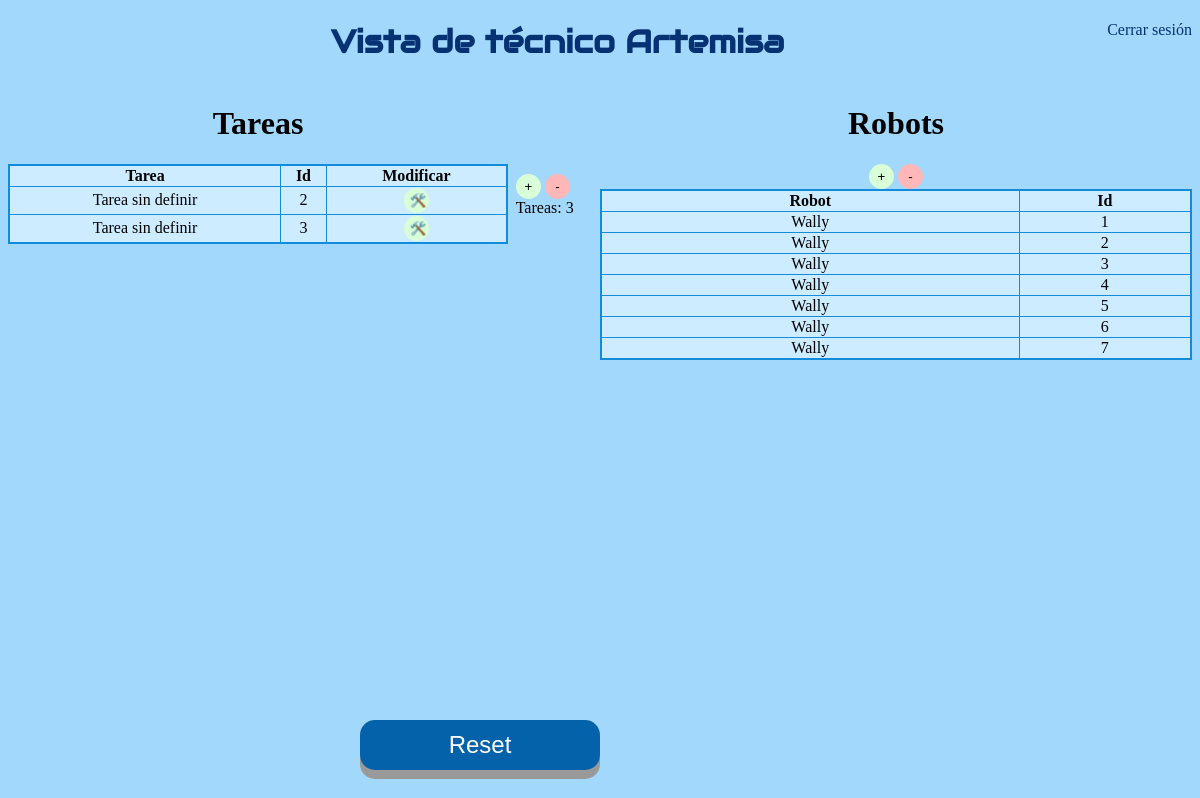
The app's page /Interfaz_tecnico.html, older data.
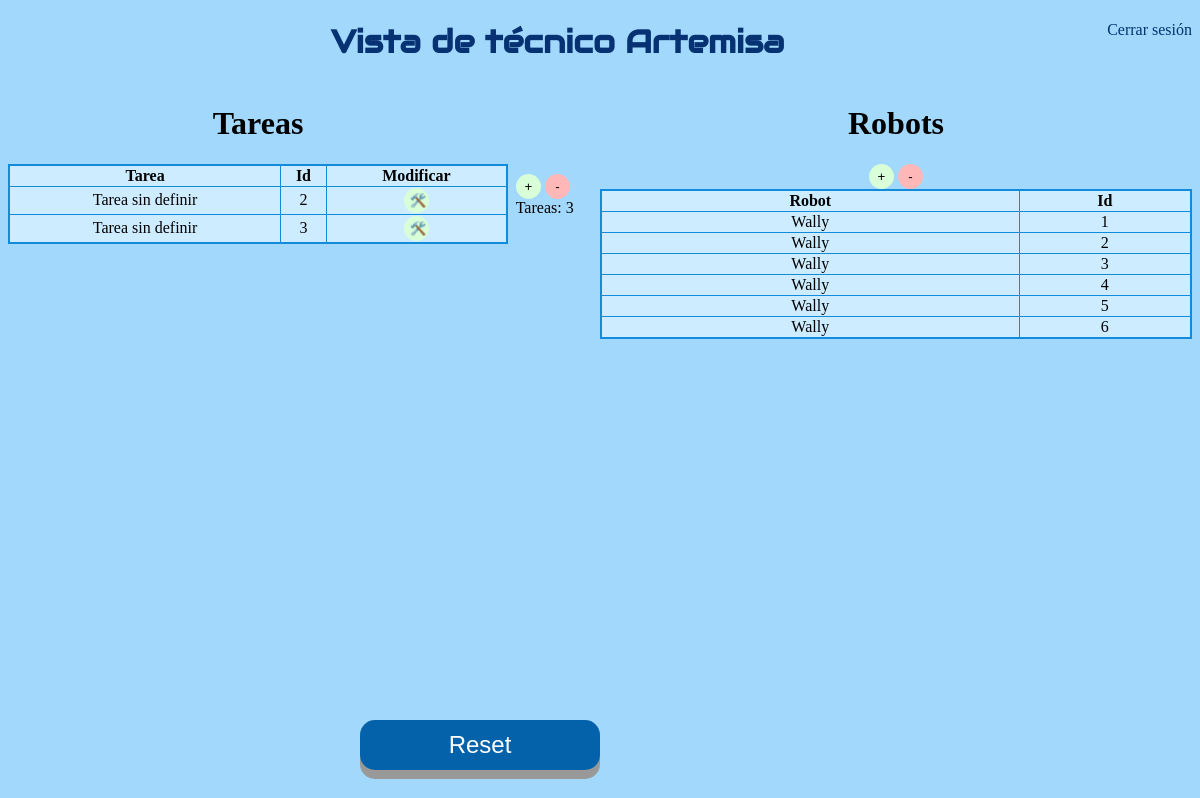
The same page, newer data.
### app.py (models this page shows)
class Todo(db.Model):
    id = db.Column(db.Integer, primary_key=True)
    content = db.Column(db.String(200), nullable=False)
    completed = db.Column(db.Integer, default=0)
    priority = db.Column(db.Integer, default=0)         # Nueva tabla
    descripcion = db.Column(db.String(200))             # Descripcion
    atributos = db.Column(db.String(800))               # Atributos

class Robo(db.Model):
    id = db.Column(db.Integer, primary_key=True)
    nombre = db.Column(db.String(200), nullable=False)

### app.py (the view)
@app.route('/Interfaz_tecnico.html', methods=['POST','GET'])     # Redireccion a Tecnico
def tecnico():
    tasks = Todo.query.order_by(Todo.id).all() # Este método nos devuelve todos los elementos de la tabla de la base de datos
    rob = Robo.query.order_by(Robo.id).all()
    return render_template('Interfaz_tecnico.html', tasks=tasks, rob=rob) # Presentar las tareas

### templates/Interfaz_tecnico.html (shortened to what this page needs)
{% extends 'base.html' %}
{% block head %}
</head>
{% endblock %}
{% block body %}
<a style="float:right" href="index.html">Cerrar sesión</a>
<center>
  <h1 class="principal"> Vista de técnico Artemisa</h1>
</center>
<div class="inline-div-izquierda">
  <h1 class="Copper">Tareas</h1>
  <center>
    <table>
      <tr>
          <th> Tarea</th>
          <th> Id </th>
          <th> Modificar </th>
      </tr>
      {% for task in tasks %}
        {% if task.id!=1 %}
          <tr>
            <td> {{ task.content }}</td>
            <td> {{ task.id }} </td>
            <td> <button type="button" class="button3" onClick="window.location.href='/update/{{ task.id }}';">🛠️</button> </td>
          </tr>
        {% endif %}
      {% endfor %}
      </table>
  </center>
</div>
<div class="inline-div-izquierda2">
  <br> <br> <br> <br> <br>
  <button type="button" class="button3" onClick="window.location.href='/new_update/{{ tasks[-1].id }}';">+</button>
  <button type="button" class="button4" onClick="window.location.href='/delete';">-</button>
 <br> &nbsp;
  Tareas:
  <a id="clicks">{{ tasks[-1].id }}</a> <br>
</div>
<center>
  <div class="inline-div-derecha">
    <h1 class="Copper"> Robots</h1>
    <button type="button" class="button3" onClick="window.location.href='/nuevo_robot';">+</button>
    <button type="button" class="button4" onClick="window.location.href='/delete_robot';">-</button>
    <br>
    <table>
      <tr>
          <th> Robot</th>
          <th> Id </th>
      </tr>
      {% for robot in rob %}
          <tr>
            <td> {{ robot.nombre }}</td>
            <td> {{ robot.id }} </td>
          </tr>
      {% endfor %}
      </table>
  </div>
  <br>
  <br>
</center>
<br> <br> <br> <br> <br> <br> <br> <br> <br> <br> <br> <br> <br> <br> <br> <br> <br> <br> <br> <br> <br>
<center>
  <button id="boton2" class="button2" onclick="window.location.href='/reset';">Reset</button>
</center>
  {% endblock %}

### templates/base.html
<!DOCTYPE html>
<html>
    <head>
        <link rel="stylesheet" href="{{ url_for('static', filename='css/main.css') }}">
        {% block head %} {% endblock %}
    </head>
    <body>
        {% block body %} {% endblock %}
    </body>
</html>

### static/css/main.css (style rules this page uses)
a:link { text-decoration: none; color: rgb(6, 50, 115); }
body { background-color: #a1d8fb; }
h1.Copper { font-family: Copperplate, Papyrus, fantasy; text-align: center }
h1.principal { font-family: "Audiowide", sans-serif; color: rgb(6, 50, 115); }
.button2 { width: 20%; height: 50px; font-size: 24px; text-align: center; position: absolute; bottom: 30px; right: 600px; cursor: pointer; outline: none; color: #fff; background-color: #0462aa; border: none; border-radius: 15px; box-shadow: 0 9px #999; }
.button3 { width: 25px; height: 25px; border: none; border-radius: 15px; background-color: #d8ffd8; }
.button4 { width: 25px; height: 25px; border: none; border-radius: 15px; background-color: #ffb7b7; }
.inline-div-derecha { width: 50%; float: right; }
.inline-div-izquierda { width: 500px; float: left; }
.inline-div-izquierda2 { width: 72px; float: left; }
table { border: 2px solid rgb(18, 139, 219); border-collapse: collapse; width: 100%; text-align: center; background-color: #ceecff; }
th, td { border: 1px solid rgb(18, 139, 219); }

Row changes from the older to the newer data that the page shows:
removed Robo: nombre "Wally", id "7"
